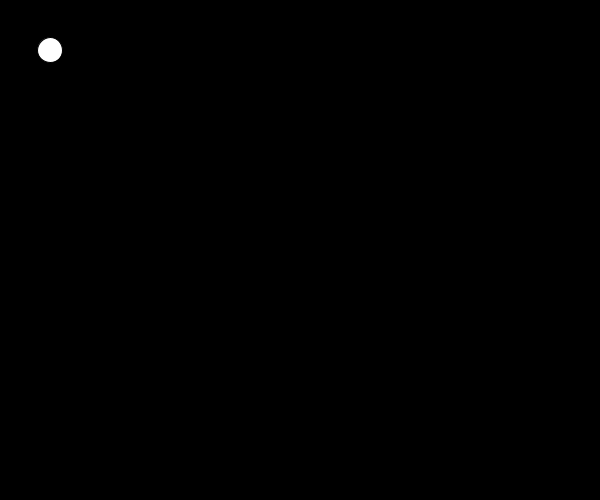
Frame 1 (no input)
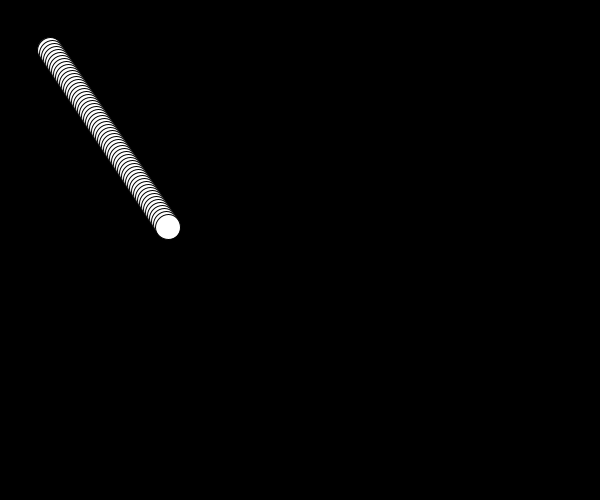
Frame 60 (the mouse pressed at the canvas centre just before this capture)
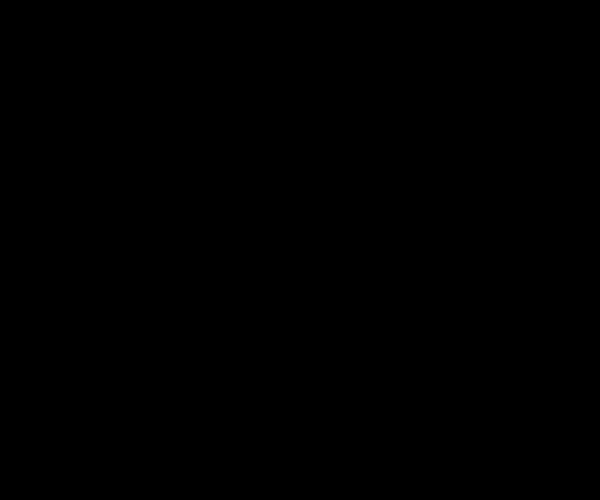
Frame 120 (the mouse held since frame 60 and released just before this capture)

The Processing sketch that drew these frames (run headless with seeded random() and noise(); from frame 60 on, the mouse is pressed at the canvas centre):

// Processing sketch: processing_103336
// ── processing_103336.pde

//Jason Xu
//6/9/13
//Bouncing Ball: Don't click on edges
// Credit: Ren Ervin Bettendorf 

void setup() {    //setting up the function
  size(600,500);  //size of the window
  background(0);  //color of the background
  frameRate(100);  //speed of updating the picture, 100 frames a second
}

int dx = 2;  //difference in x of ball every time
int dy = 3;  //difference in y of ball every time

int x = 50;  //starting x coordinate
int y = 50;  //starting y coordinate

void draw() {              // to draw the whole picture
    fill(255);            //color of ball = white
    ellipse(x,y,25,25);   //drawing the circle
  
    x = x + dx;   //change ball's x coordinate
    y = y + dy;   //change ball's y coordinate
    
    if ( x< 14 || x >= 585){  //if the ball hits the bottom or top edge
       dx = -1 * dx;        //reverse the changing of x coordinate
    }
    
    if ( y < 14 || y >= 485){  //if the ball hits left or right edge
       dy = -1 * dy;         //reverse the y coordinate changing
    }
    if (mousePressed == true) {  //if user clicks mouse
      x = mouseX;                // set ball's x coordinate to mouse's
      y = mouseY;                // ball's y coordinate to mouse's
      background(0);             //background reset to black, reset ball trails
    }
}
